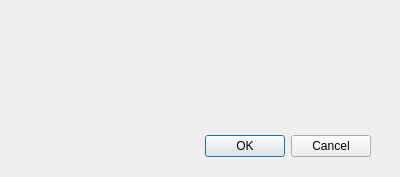
<?xml version="1.0" encoding="UTF-8"?>
<ui version="4.0">
 <class>Dialog</class>
 <widget class="QDialog" name="Dialog">
  <property name="geometry">
   <rect>
    <x>0</x>
    <y>0</y>
    <width>400</width>
    <height>177</height>
   </rect>
  </property>
  <property name="windowTitle">
   <string>Dialog</string>
  </property>
  <widget class="QDialogButtonBox" name="buttonBox">
   <property name="geometry">
    <rect>
     <x>30</x>
     <y>130</y>
     <width>341</width>
     <height>32</height>
    </rect>
   </property>
   <property name="orientation">
    <enum>Qt::Horizontal</enum>
   </property>
   <property name="standardButtons">
    <set>QDialogButtonBox::Cancel|QDialogButtonBox::Ok</set>
   </property>
  </widget>
 </widget>
 <resources/>
 <connections>
  <connection>
   <sender>buttonBox</sender>
   <signal>accepted()</signal>
   <receiver>Dialog</receiver>
   <slot>accept()</slot>
   <hints>
    <hint type="sourcelabel">
     <x>248</x>
     <y>254</y>
    </hint>
    <hint type="destinationlabel">
     <x>157</x>
     <y>274</y>
    </hint>
   </hints>
  </connection>
  <connection>
   <sender>buttonBox</sender>
   <signal>rejected()</signal>
   <receiver>Dialog</receiver>
   <slot>reject()</slot>
   <hints>
    <hint type="sourcelabel">
     <x>316</x>
     <y>260</y>
    </hint>
    <hint type="destinationlabel">
     <x>286</x>
     <y>274</y>
    </hint>
   </hints>
  </connection>
 </connections>
</ui>
